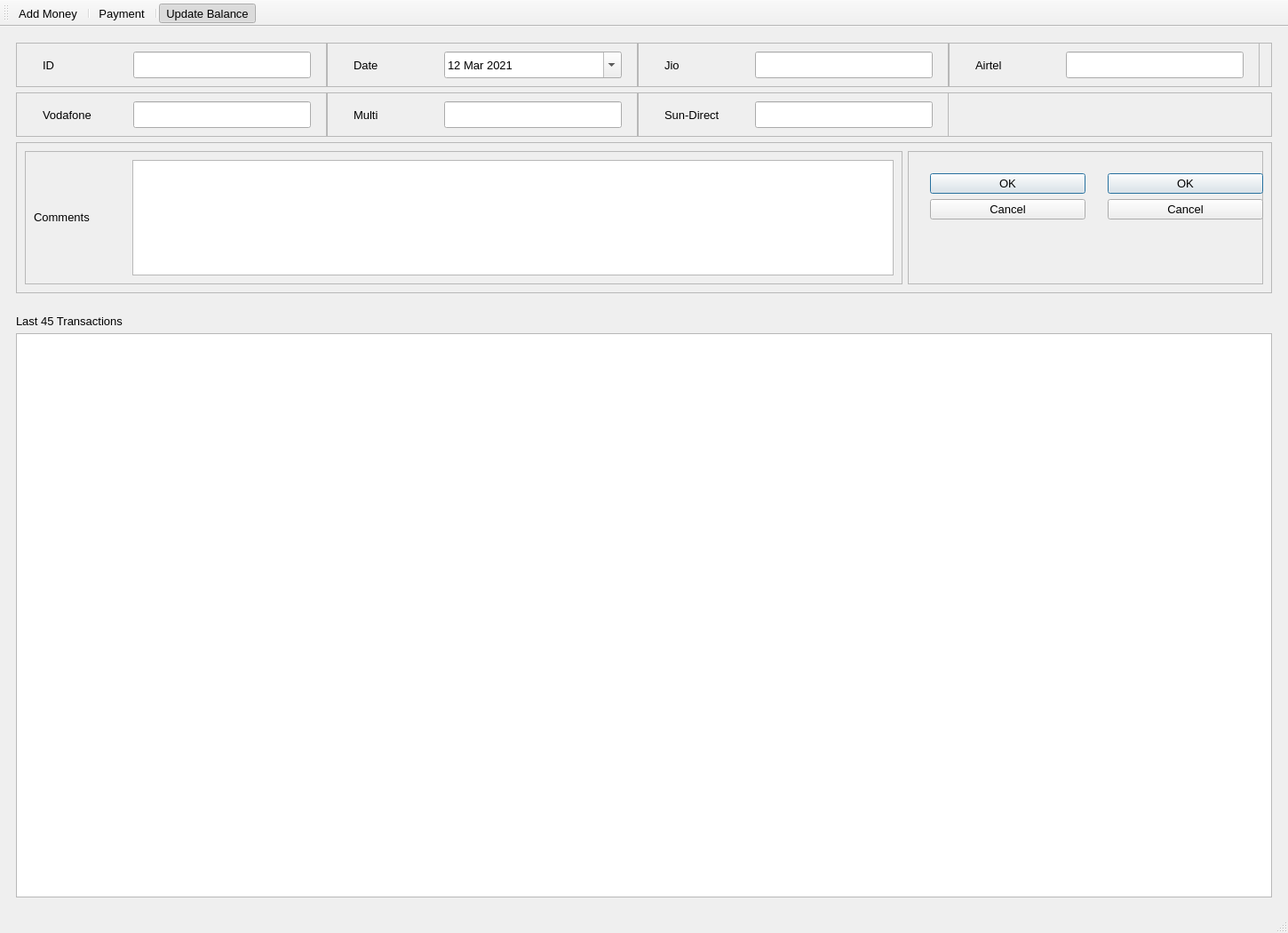
<?xml version="1.0" encoding="UTF-8"?>
<ui version="4.0">
 <class>MainWindow</class>
 <widget class="QMainWindow" name="MainWindow">
  <property name="geometry">
   <rect>
    <x>0</x>
    <y>0</y>
    <width>1450</width>
    <height>1050</height>
   </rect>
  </property>
  <property name="minimumSize">
   <size>
    <width>1450</width>
    <height>1050</height>
   </size>
  </property>
  <property name="maximumSize">
   <size>
    <width>2048</width>
    <height>1280</height>
   </size>
  </property>
  <property name="font">
   <font>
    <family>Segoe UI</family>
    <pointsize>10</pointsize>
   </font>
  </property>
  <property name="windowTitle">
   <string>Tracking</string>
  </property>
  <property name="toolButtonStyle">
   <enum>Qt::ToolButtonTextBesideIcon</enum>
  </property>
  <widget class="QWidget" name="centralwidget">
   <layout class="QHBoxLayout" name="horizontalLayout">
    <item>
     <layout class="QVBoxLayout" name="verticalLayout">
      <item>
       <widget class="QWidget" name="widget_2" native="true">
        <property name="sizePolicy">
         <sizepolicy hsizetype="Preferred" vsizetype="Fixed">
          <horstretch>0</horstretch>
          <verstretch>0</verstretch>
         </sizepolicy>
        </property>
        <property name="minimumSize">
         <size>
          <width>0</width>
          <height>300</height>
         </size>
        </property>
        <property name="maximumSize">
         <size>
          <width>16777215</width>
          <height>300</height>
         </size>
        </property>
        <layout class="QHBoxLayout" name="horizontalLayout_4">
         <item>
          <layout class="QVBoxLayout" name="verticalLayout_2">
           <item>
            <widget class="QFrame" name="frame_2">
             <property name="sizePolicy">
              <sizepolicy hsizetype="Preferred" vsizetype="Fixed">
               <horstretch>0</horstretch>
               <verstretch>0</verstretch>
              </sizepolicy>
             </property>
             <property name="minimumSize">
              <size>
               <width>0</width>
               <height>50</height>
              </size>
             </property>
             <property name="maximumSize">
              <size>
               <width>16777215</width>
               <height>50</height>
              </size>
             </property>
             <property name="frameShape">
              <enum>QFrame::StyledPanel</enum>
             </property>
             <property name="frameShadow">
              <enum>QFrame::Raised</enum>
             </property>
             <widget class="QFrame" name="qf_ID_8">
              <property name="geometry">
               <rect>
                <x>700</x>
                <y>0</y>
                <width>350</width>
                <height>50</height>
               </rect>
              </property>
              <property name="frameShape">
               <enum>QFrame::StyledPanel</enum>
              </property>
              <property name="frameShadow">
               <enum>QFrame::Raised</enum>
              </property>
              <widget class="QLabel" name="label_10">
               <property name="geometry">
                <rect>
                 <x>30</x>
                 <y>10</y>
                 <width>100</width>
                 <height>30</height>
                </rect>
               </property>
               <property name="text">
                <string>Jio</string>
               </property>
              </widget>
              <widget class="QLineEdit" name="lineEdit_8">
               <property name="geometry">
                <rect>
                 <x>132</x>
                 <y>10</y>
                 <width>200</width>
                 <height>30</height>
                </rect>
               </property>
              </widget>
             </widget>
             <widget class="QFrame" name="qf_ID_9">
              <property name="geometry">
               <rect>
                <x>1050</x>
                <y>0</y>
                <width>350</width>
                <height>50</height>
               </rect>
              </property>
              <property name="frameShape">
               <enum>QFrame::StyledPanel</enum>
              </property>
              <property name="frameShadow">
               <enum>QFrame::Raised</enum>
              </property>
              <widget class="QLabel" name="label_11">
               <property name="geometry">
                <rect>
                 <x>30</x>
                 <y>10</y>
                 <width>100</width>
                 <height>30</height>
                </rect>
               </property>
               <property name="text">
                <string>Airtel</string>
               </property>
              </widget>
              <widget class="QLineEdit" name="lineEdit_9">
               <property name="geometry">
                <rect>
                 <x>132</x>
                 <y>10</y>
                 <width>200</width>
                 <height>30</height>
                </rect>
               </property>
              </widget>
             </widget>
             <widget class="QFrame" name="qf_ID_5">
              <property name="geometry">
               <rect>
                <x>0</x>
                <y>0</y>
                <width>350</width>
                <height>50</height>
               </rect>
              </property>
              <property name="frameShape">
               <enum>QFrame::StyledPanel</enum>
              </property>
              <property name="frameShadow">
               <enum>QFrame::Raised</enum>
              </property>
              <widget class="QLabel" name="label_12">
               <property name="geometry">
                <rect>
                 <x>30</x>
                 <y>10</y>
                 <width>100</width>
                 <height>30</height>
                </rect>
               </property>
               <property name="text">
                <string>ID</string>
               </property>
              </widget>
              <widget class="QLineEdit" name="lineEdit_5">
               <property name="geometry">
                <rect>
                 <x>132</x>
                 <y>10</y>
                 <width>200</width>
                 <height>30</height>
                </rect>
               </property>
              </widget>
             </widget>
             <widget class="QFrame" name="qf_Date_2">
              <property name="geometry">
               <rect>
                <x>350</x>
                <y>0</y>
                <width>350</width>
                <height>50</height>
               </rect>
              </property>
              <property name="frameShape">
               <enum>QFrame::StyledPanel</enum>
              </property>
              <property name="frameShadow">
               <enum>QFrame::Raised</enum>
              </property>
              <widget class="QLabel" name="label_13">
               <property name="geometry">
                <rect>
                 <x>30</x>
                 <y>10</y>
                 <width>100</width>
                 <height>30</height>
                </rect>
               </property>
               <property name="text">
                <string>Date</string>
               </property>
              </widget>
              <widget class="QDateEdit" name="dateEdit_2">
               <property name="geometry">
                <rect>
                 <x>132</x>
                 <y>10</y>
                 <width>200</width>
                 <height>30</height>
                </rect>
               </property>
               <property name="dateTime">
                <datetime>
                 <hour>0</hour>
                 <minute>0</minute>
                 <second>0</second>
                 <year>2021</year>
                 <month>3</month>
                 <day>12</day>
                </datetime>
               </property>
               <property name="minimumDate">
                <date>
                 <year>2020</year>
                 <month>1</month>
                 <day>1</day>
                </date>
               </property>
               <property name="calendarPopup">
                <bool>true</bool>
               </property>
              </widget>
             </widget>
            </widget>
           </item>
           <item>
            <widget class="QFrame" name="frame_4">
             <property name="sizePolicy">
              <sizepolicy hsizetype="Preferred" vsizetype="Fixed">
               <horstretch>0</horstretch>
               <verstretch>0</verstretch>
              </sizepolicy>
             </property>
             <property name="minimumSize">
              <size>
               <width>0</width>
               <height>50</height>
              </size>
             </property>
             <property name="maximumSize">
              <size>
               <width>16777215</width>
               <height>50</height>
              </size>
             </property>
             <property name="frameShape">
              <enum>QFrame::StyledPanel</enum>
             </property>
             <property name="frameShadow">
              <enum>QFrame::Raised</enum>
             </property>
             <widget class="QFrame" name="qf_ID_6">
              <property name="geometry">
               <rect>
                <x>350</x>
                <y>0</y>
                <width>350</width>
                <height>50</height>
               </rect>
              </property>
              <property name="frameShape">
               <enum>QFrame::StyledPanel</enum>
              </property>
              <property name="frameShadow">
               <enum>QFrame::Raised</enum>
              </property>
              <widget class="QLabel" name="label_8">
               <property name="geometry">
                <rect>
                 <x>30</x>
                 <y>10</y>
                 <width>100</width>
                 <height>30</height>
                </rect>
               </property>
               <property name="text">
                <string>Multi</string>
               </property>
              </widget>
              <widget class="QLineEdit" name="lineEdit_6">
               <property name="geometry">
                <rect>
                 <x>132</x>
                 <y>10</y>
                 <width>200</width>
                 <height>30</height>
                </rect>
               </property>
              </widget>
             </widget>
             <widget class="QFrame" name="qf_ID_7">
              <property name="geometry">
               <rect>
                <x>0</x>
                <y>0</y>
                <width>350</width>
                <height>50</height>
               </rect>
              </property>
              <property name="frameShape">
               <enum>QFrame::StyledPanel</enum>
              </property>
              <property name="frameShadow">
               <enum>QFrame::Raised</enum>
              </property>
              <widget class="QLabel" name="label_9">
               <property name="geometry">
                <rect>
                 <x>30</x>
                 <y>10</y>
                 <width>100</width>
                 <height>30</height>
                </rect>
               </property>
               <property name="text">
                <string>Vodafone</string>
               </property>
              </widget>
              <widget class="QLineEdit" name="lineEdit_7">
               <property name="geometry">
                <rect>
                 <x>132</x>
                 <y>10</y>
                 <width>200</width>
                 <height>30</height>
                </rect>
               </property>
              </widget>
             </widget>
             <widget class="QFrame" name="qf_ID_10">
              <property name="geometry">
               <rect>
                <x>700</x>
                <y>0</y>
                <width>350</width>
                <height>50</height>
               </rect>
              </property>
              <property name="frameShape">
               <enum>QFrame::StyledPanel</enum>
              </property>
              <property name="frameShadow">
               <enum>QFrame::Raised</enum>
              </property>
              <widget class="QLabel" name="label_14">
               <property name="geometry">
                <rect>
                 <x>30</x>
                 <y>10</y>
                 <width>100</width>
                 <height>30</height>
                </rect>
               </property>
               <property name="text">
                <string>Sun-Direct</string>
               </property>
              </widget>
              <widget class="QLineEdit" name="lineEdit_10">
               <property name="geometry">
                <rect>
                 <x>132</x>
                 <y>10</y>
                 <width>200</width>
                 <height>30</height>
                </rect>
               </property>
              </widget>
             </widget>
            </widget>
           </item>
           <item>
            <widget class="QFrame" name="frame_5">
             <property name="frameShape">
              <enum>QFrame::StyledPanel</enum>
             </property>
             <property name="frameShadow">
              <enum>QFrame::Raised</enum>
             </property>
             <layout class="QHBoxLayout" name="horizontalLayout_5">
              <item>
               <widget class="QFrame" name="frame">
                <property name="frameShape">
                 <enum>QFrame::StyledPanel</enum>
                </property>
                <property name="frameShadow">
                 <enum>QFrame::Raised</enum>
                </property>
                <layout class="QHBoxLayout" name="horizontalLayout_2">
                 <item>
                  <widget class="QLabel" name="label_15">
                   <property name="sizePolicy">
                    <sizepolicy hsizetype="Fixed" vsizetype="Fixed">
                     <horstretch>0</horstretch>
                     <verstretch>0</verstretch>
                    </sizepolicy>
                   </property>
                   <property name="minimumSize">
                    <size>
                     <width>105</width>
                     <height>0</height>
                    </size>
                   </property>
                   <property name="text">
                    <string>Comments</string>
                   </property>
                   <property name="alignment">
                    <set>Qt::AlignLeading|Qt::AlignLeft|Qt::AlignTop</set>
                   </property>
                  </widget>
                 </item>
                 <item>
                  <widget class="QTextEdit" name="textEdit_2">
                   <property name="enabled">
                    <bool>true</bool>
                   </property>
                   <property name="sizePolicy">
                    <sizepolicy hsizetype="Expanding" vsizetype="Expanding">
                     <horstretch>0</horstretch>
                     <verstretch>0</verstretch>
                    </sizepolicy>
                   </property>
                   <property name="maximumSize">
                    <size>
                     <width>16777215</width>
                     <height>16777215</height>
                    </size>
                   </property>
                  </widget>
                 </item>
                </layout>
               </widget>
              </item>
              <item>
               <widget class="QFrame" name="frame_3">
                <property name="sizePolicy">
                 <sizepolicy hsizetype="Fixed" vsizetype="Preferred">
                  <horstretch>0</horstretch>
                  <verstretch>0</verstretch>
                 </sizepolicy>
                </property>
                <property name="minimumSize">
                 <size>
                  <width>400</width>
                  <height>0</height>
                 </size>
                </property>
                <property name="frameShape">
                 <enum>QFrame::StyledPanel</enum>
                </property>
                <property name="frameShadow">
                 <enum>QFrame::Raised</enum>
                </property>
                <widget class="QDialogButtonBox" name="buttonBox">
                 <property name="geometry">
                  <rect>
                   <x>25</x>
                   <y>25</y>
                   <width>175</width>
                   <height>80</height>
                  </rect>
                 </property>
                 <property name="orientation">
                  <enum>Qt::Vertical</enum>
                 </property>
                 <property name="standardButtons">
                  <set>QDialogButtonBox::Cancel|QDialogButtonBox::Ok</set>
                 </property>
                </widget>
                <widget class="QDialogButtonBox" name="buttonBox_2">
                 <property name="geometry">
                  <rect>
                   <x>225</x>
                   <y>25</y>
                   <width>175</width>
                   <height>80</height>
                  </rect>
                 </property>
                 <property name="orientation">
                  <enum>Qt::Vertical</enum>
                 </property>
                 <property name="standardButtons">
                  <set>QDialogButtonBox::Cancel|QDialogButtonBox::Ok</set>
                 </property>
                </widget>
               </widget>
              </item>
             </layout>
            </widget>
           </item>
          </layout>
         </item>
        </layout>
       </widget>
      </item>
      <item>
       <widget class="QWidget" name="widget" native="true">
        <property name="sizePolicy">
         <sizepolicy hsizetype="Expanding" vsizetype="Expanding">
          <horstretch>0</horstretch>
          <verstretch>0</verstretch>
         </sizepolicy>
        </property>
        <layout class="QHBoxLayout" name="horizontalLayout_3">
         <item>
          <layout class="QVBoxLayout" name="verticalLayout_3">
           <property name="sizeConstraint">
            <enum>QLayout::SetMaximumSize</enum>
           </property>
           <item>
            <widget class="QLabel" name="label_7">
             <property name="text">
              <string>Last 45 Transactions</string>
             </property>
            </widget>
           </item>
           <item>
            <widget class="QTableWidget" name="tableWidget">
             <property name="frameShape">
              <enum>QFrame::StyledPanel</enum>
             </property>
             <property name="frameShadow">
              <enum>QFrame::Plain</enum>
             </property>
             <property name="sizeAdjustPolicy">
              <enum>QAbstractScrollArea::AdjustToContents</enum>
             </property>
             <property name="editTriggers">
              <set>QAbstractItemView::NoEditTriggers</set>
             </property>
             <property name="dragEnabled">
              <bool>false</bool>
             </property>
             <property name="alternatingRowColors">
              <bool>true</bool>
             </property>
             <property name="sortingEnabled">
              <bool>true</bool>
             </property>
             <attribute name="verticalHeaderVisible">
              <bool>false</bool>
             </attribute>
            </widget>
           </item>
          </layout>
         </item>
        </layout>
       </widget>
      </item>
     </layout>
    </item>
   </layout>
  </widget>
  <widget class="QStatusBar" name="statusbar"/>
  <widget class="QToolBar" name="toolBar">
   <property name="windowTitle">
    <string>toolBar</string>
   </property>
   <attribute name="toolBarArea">
    <enum>TopToolBarArea</enum>
   </attribute>
   <attribute name="toolBarBreak">
    <bool>false</bool>
   </attribute>
   <addaction name="actionAdd_Money"/>
   <addaction name="separator"/>
   <addaction name="actionPayment"/>
   <addaction name="separator"/>
   <addaction name="actionUpdate_Balance"/>
  </widget>
  <action name="actionAdd_Money">
   <property name="checkable">
    <bool>true</bool>
   </property>
   <property name="checked">
    <bool>false</bool>
   </property>
   <property name="text">
    <string>Add Money</string>
   </property>
  </action>
  <action name="actionPayment">
   <property name="checkable">
    <bool>true</bool>
   </property>
   <property name="checked">
    <bool>false</bool>
   </property>
   <property name="enabled">
    <bool>true</bool>
   </property>
   <property name="text">
    <string>Payment</string>
   </property>
  </action>
  <action name="actionUpdate_Balance">
   <property name="checkable">
    <bool>true</bool>
   </property>
   <property name="checked">
    <bool>true</bool>
   </property>
   <property name="text">
    <string>Update Balance</string>
   </property>
  </action>
 </widget>
 <resources/>
 <connections/>
</ui>
